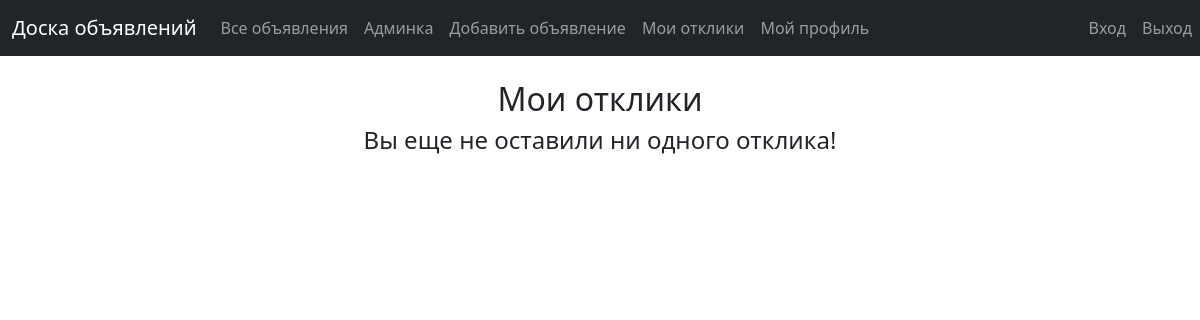
Page /ads/responses/ (signed in) on the earlier database version.
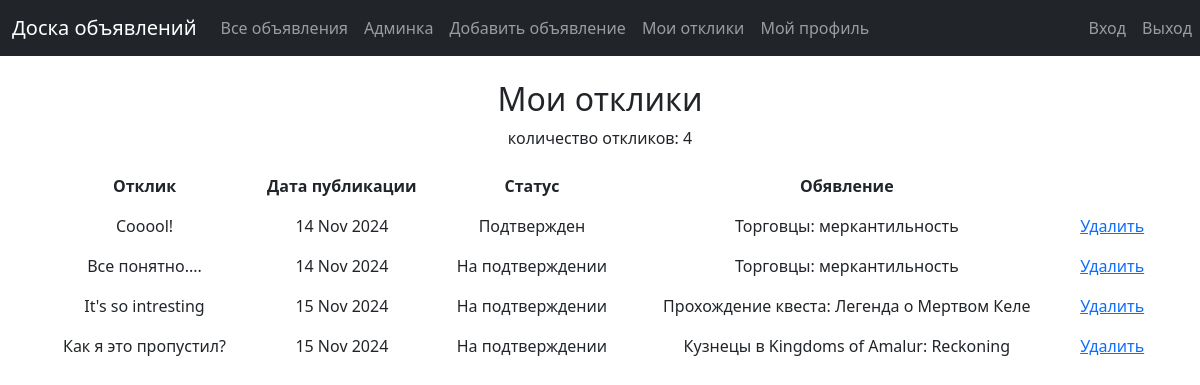
Same page on the later database version.
### board/models.py (models this page shows, shortened)
class UserResponse(models.Model):
    ad = models.ForeignKey(Ad, on_delete=models.CASCADE, verbose_name='Объявления', )
    user = models.ForeignKey(User, on_delete=models.CASCADE, )
    text = models.TextField()
    creation_time = models.DateTimeField(auto_now_add=True, )
    status = models.BooleanField(default=False, )

class Ad(models.Model):
    TYPE = [
        ('TK', 'Танки'),
        ('HL', 'Хилы'),
        ('DD', 'ДД'),
        ('TD', 'Торговцы'),
        ('GM', 'Гилдмастеры'),
        ('QG', 'Квестгиверы'),
        ('BS', 'Кузнецы'),
        ('TN', 'Кожевники'),
        ('PM', 'Зельевары'),
        ('SM', 'Мастера заклинаний'),
    ]
    title = models.CharField(max_length=255, )
    text = models.TextField()
    author = models.ForeignKey(User, on_delete=models.CASCADE, )
    category = models.CharField(max_length=16, choices=TYPE, default='TK', )
    creation_time = models.DateTimeField(auto_now_add=True, )
    upload = RichTextUploadingField(blank=True)

### board/views.py (the view)
# urls.py: path('responses/', (UserResponseList.as_view()), name='responses_list'),
class UserResponseList(LoginRequiredMixin, ListView):
    model = UserResponse
    template_name = 'user_responses.html'
    context_object_name = 'responses'
    ordering = '-creation_time'
    def get_context_data(self, **kwargs):
        context = super().get_context_data(**kwargs)
        context['author_respones'] = UserResponse.objects.filter(user=self.request.user)
        return context

### templates/user_responses.html (shortened to what this page needs)
{% extends 'default.html' %}
{% block content %}
    <br>
    <h2>Мои отклики</h2>
        {% if author_respones %}
                <p> количество откликов: {{ author_respones|length }} </p>
                    <table width="100%" cellpadding="8px">
                        <tr>
                            <td> <strong> Отклик </strong> </td>
                            <td> <strong> Дата публикации </strong> </td>
                            <td> <strong> Статус </td>
                            <td> <strong> Обявление </strong> </td>
                        </tr>
                        {% for response in author_respones %}
                        <tr>
                            <td> {{ response.text }}</td>
                            <td> {{ response.creation_time|date:'d M Y' }} </td>
                            <td>
                                {% if response.status == False %}
                                    На подтверждении
                                {% else %}
                                    Подтвержден
                                {% endif %}
                            </td>
                            <td> {{ response.ad.title }} </td>
                            <td>  <a href="{% url 'response_delete' pk=response.id %}">Удалить</a> </td>
                        </tr>
                        {% endfor %}
                    </table>
        {% else %}
            <h4> Вы еще не оставили ни одного отклика! </h4>
        {% endif %}
{% endblock content %}

Differences in the rows shown:
added UserResponse: text "Cooool!", creation_time "14 Nov 2024", status "Подтвержден", ad "Торговцы: меркантильность"
added UserResponse: text "Все понятно....", creation_time "14 Nov 2024", status "На подтверждении", ad "Торговцы: меркантильность"
added UserResponse: text "It's so intresting", creation_time "15 Nov 2024", status "На подтверждении", ad "Прохождение квеста: Легенда о Мертвом Келе"
added UserResponse: text "Как я это пропустил?", creation_time "15 Nov 2024", status "На подтверждении", ad "Кузнецы в Kingdoms of Amalur: Reckoning"
Other differences:
{{ author_respones|length }}: (not shown) → "4"
text no longer shown: "Вы еще не оставили ни одного отклика!"
text now shown: "количество откликов: Отклик Дата публикации Статус Обявление"
